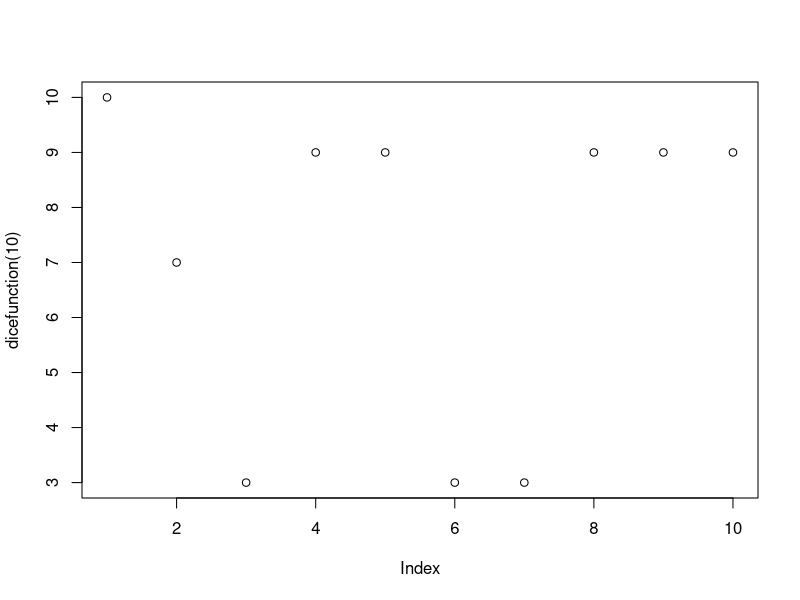
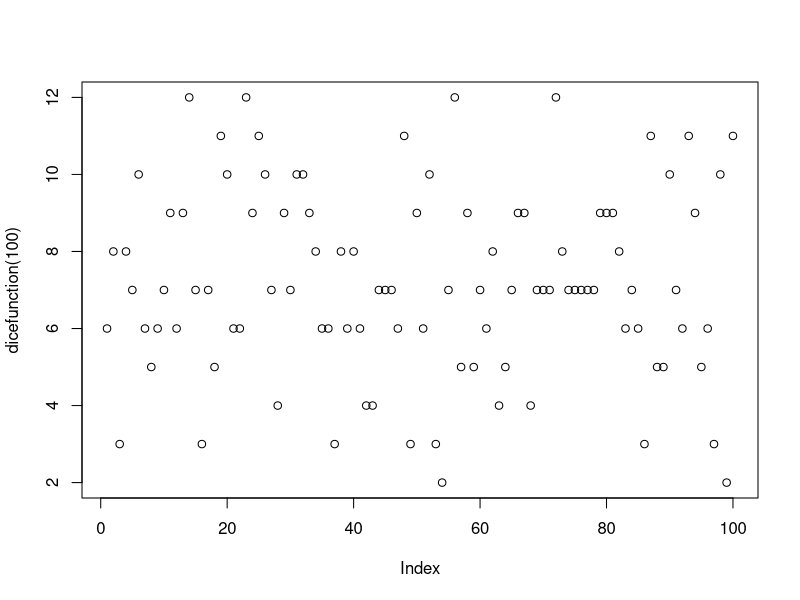
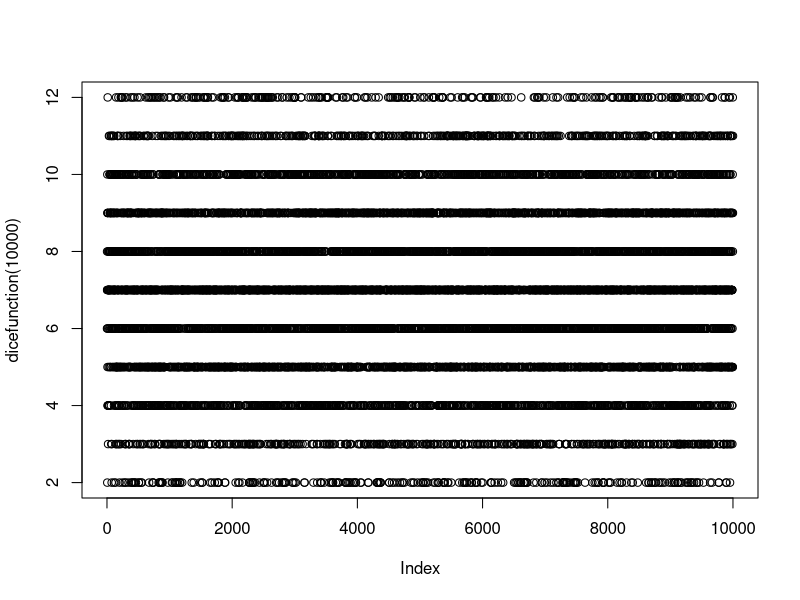
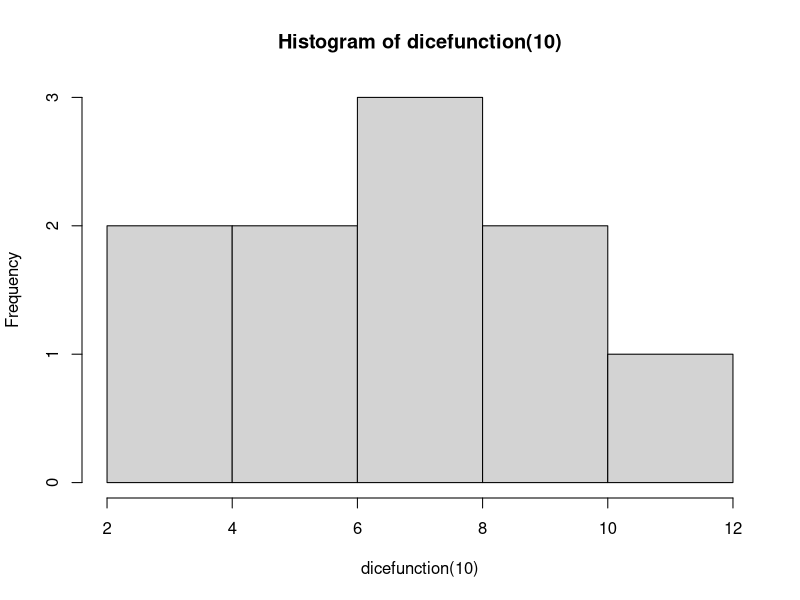
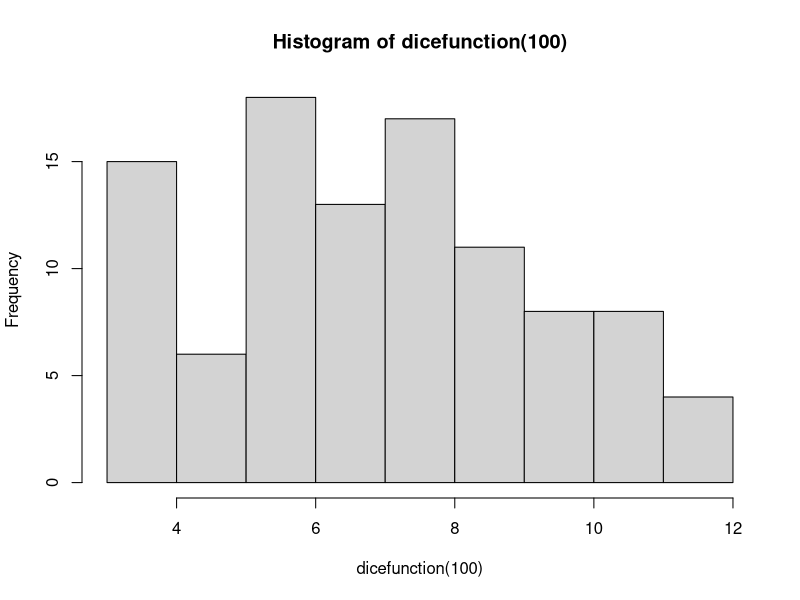
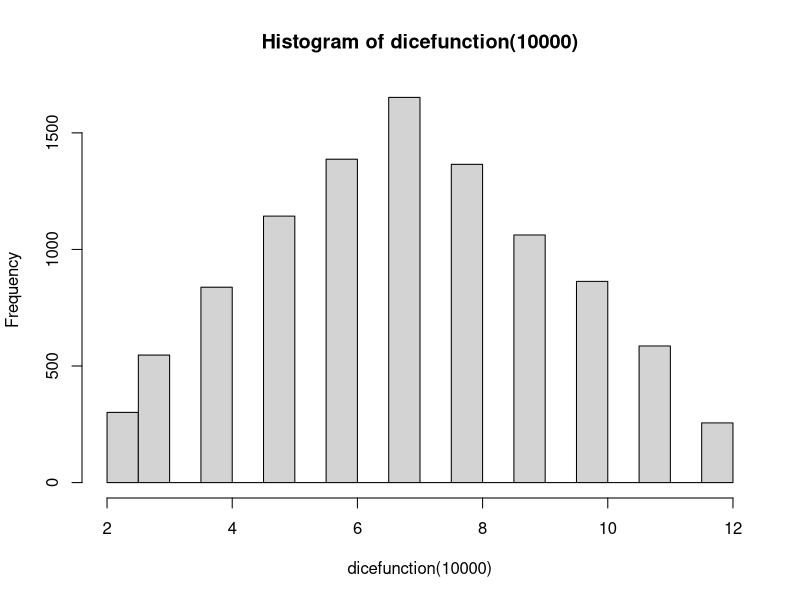

Source code (R) for these figures, in order:
#function constructing
dicefunction=function(r){
  #set initial value, but it'll be not concluded in result
  C=0
    #for loop to repeat
    for (i in 1:r+1){
      #I used sample function
    A=sample(1:6,1)
    B=sample(1:6,1)
    C=c(C,A+B)}
    #discare the initial value
    C[-1]
}
#plottings
plot(dicefunction(10))
plot(dicefunction(100))
plot(dicefunction(10000))

#Drawing thistograms
hist(dicefunction(10))
hist(dicefunction(100))
hist(dicefunction(10000))
